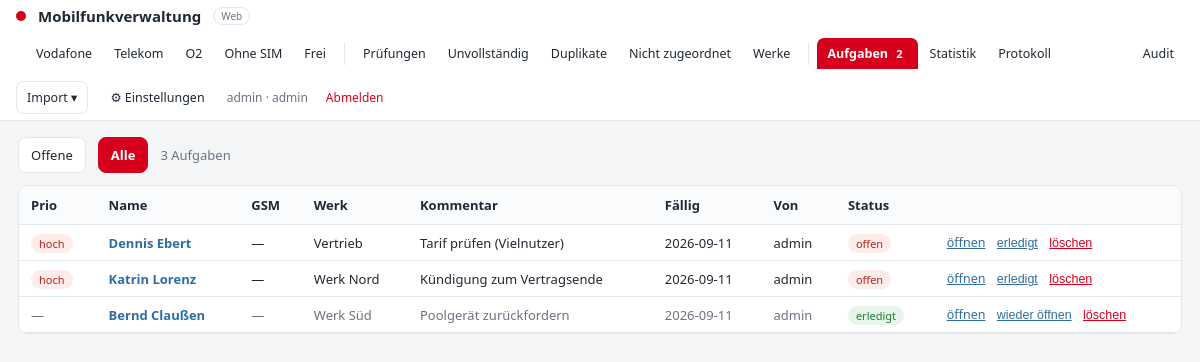
Page /aufgaben?show=alle (signed in) on the committed database.
### backend/webapp/models.py (models this page shows)
class Task(Base):
    __tablename__ = "tasks"
    id             = Column(Integer, primary_key=True)
    participant_id = Column(Integer)
    name           = Column(Text)
    gsm            = Column(Text)
    plant          = Column(Text)
    konto          = Column(Text)
    tarif          = Column(Text)
    kommentar      = Column(Text)
    erledigt       = Column(Integer, default=0)
    created_by     = Column(Text)
    created_at     = Column(Text)
    done_at        = Column(Text)
    faellig_am     = Column(Text)
    prioritaet     = Column(Integer, default=0)

### backend/webapp/blueprints/tasks.py (the view)
@bp.route("/aufgaben")
@login_required
def list_tasks():
    show = request.args.get("show", "offen")
    db = SessionLocal()
    try:
        q = db.query(Task)
        if show != "alle":
            q = q.filter(Task.erledigt == 0)
        no_due = case((Task.faellig_am.is_(None), 1), (Task.faellig_am == "", 1), else_=0)
        tasks = q.order_by(Task.erledigt, Task.prioritaet.desc(), no_due,
                           Task.faellig_am, Task.created_at.desc()).all()
    finally:
        db.close()
    return render_template("tasks/list.html", tasks=tasks, show=show,
                           active_tab="aufgaben", today=svc.now_str()[:10])

### backend/webapp/security.py (called while the page is built)
def current_user():
    return session.get("user")

def can(permission: str) -> bool:
    u = current_user()
    if not u:
        return False
    role = u.get("role")
    if permission == "read":
        return True
    if permission == "write":
        return role in ("write", "admin")
    if permission in ("delete", "admin"):
        return role == "admin"
    return False

def login_required(fn):
    @wraps(fn)
    def wrapper(*args, **kwargs):
        if not current_user():
            return redirect(url_for("auth.login", next=request.path))
        return fn(*args, **kwargs)
    return wrapper

### backend/webapp/service.py (called while the page is built)
def now_str() -> str:
    return datetime.now().strftime("%Y-%m-%d %H:%M:%S")

### backend/webapp/templates/tasks/list.html (shortened to what this page needs)
{% extends "base.html" %}
{% block content %}
<div class="wrap">
  <div class="bar">
    <a class="btn {{ 'accent' if show != 'alle' else '' }}" href="{{ url_for('tasks.list_tasks', show='offen') }}">Offene</a>
    <a class="btn {{ 'accent' if show == 'alle' else '' }}" href="{{ url_for('tasks.list_tasks', show='alle') }}">Alle</a>
    <span id="count">{{ tasks|length }} Aufgaben</span>
  </div>
  <div class="tablecard">
    <div class="scroll">
      <table>
        <thead><tr>
          <th>Prio</th><th>Name</th><th>GSM</th><th>Werk</th><th>Kommentar</th>
          <th>Fällig</th><th>Von</th><th>Status</th><th></th>
        </tr></thead>
        <tbody>
          {% for t in tasks %}
          {% set overdue = t.faellig_am and t.faellig_am < today and not t.erledigt %}
          {% set duetoday = t.faellig_am == today and not t.erledigt %}
          <tr class="{{ 'overdue' if overdue else ('duetoday' if duetoday else '') }} {{ 'done' if t.erledigt else '' }}">
            <td>{% if t.prioritaet %}<span class="badge open">hoch</span>{% else %}—{% endif %}</td>
            <td>
              {% if t.participant_id %}
                <a class="rowlink" href="{{ url_for('participants.edit_participant', pid=t.participant_id) }}">{{ t.name or ('ID ' ~ t.participant_id) }}</a>
              {% else %}{{ t.name or '—' }}{% endif %}
            </td>
            <td>{{ t.gsm or '—' }}</td>
            <td>{{ t.plant or '—' }}</td>
            <td>{{ t.kommentar or '—' }}</td>
            <td>{{ t.faellig_am or '—' }}</td>
            <td>{{ t.created_by or '—' }}</td>
            <td>{% if t.erledigt %}<span class="badge ok">erledigt</span>{% else %}<span class="badge open">offen</span>{% endif %}</td>
            <td class="rowactions">
              {% if t.participant_id %}
              <a class="linkbtn" href="{{ url_for('participants.edit_participant', pid=t.participant_id) }}">öffnen</a>
              {% endif %}
              {% if can('write') %}
              <form method="post" action="{{ url_for('tasks.toggle_done', tid=t.id) }}" style="display:inline">
                <button class="linkbtn">{{ 'wieder öffnen' if t.erledigt else 'erledigt' }}</button>
              </form>
              <form method="post" action="{{ url_for('tasks.delete_task', tid=t.id) }}" style="display:inline"
                    onsubmit="return confirm('Aufgabe löschen?')">
                <button class="linkbtn danger">löschen</button>
              </form>
              {% endif %}
            </td>
          </tr>
          {% endfor %}
        </tbody>
      </table>
    </div>
  </div>
</div>
{% endblock %}

### backend/webapp/static/app.css (style rules this page uses)
:root { --bg:#f4f5f7; --card:#fff; --line:#e3e6ea; --fg:#1f2933; --dim:#6b7280; --accent:#d6001c; --head:#fafbfc; --hover:#f0f7ff; --ok-bg:#e6f4ea; --ok-fg:#1e7d34; --open-bg:#fdecea; --open-fg:#b3261e; }
* { box-sizing:border-box; }
body { margin:0; font-family:"Segoe UI",system-ui,sans-serif; background:var(--bg); color:var(--fg); }
.wrap { padding:16px 18px; }
.bar { display:flex; align-items:center; gap:12px; margin-bottom:12px; }
#count { color:var(--dim); font-size:13px; }
.tablecard { background:var(--card); border:1px solid var(--line); border-radius:10px; overflow:hidden; }
.scroll { max-height:calc(100vh - 175px); overflow:auto; }
table { border-collapse:collapse; width:100%; font-size:13px; }
thead th { position:sticky; top:0; background:var(--head); text-align:left; padding:10px 12px; border-bottom:1px solid var(--line); font-weight:600; white-space:nowrap; }
tbody td { padding:8px 12px; border-bottom:1px solid var(--line); white-space:nowrap; }
.badge { font-size:11px; padding:2px 8px; border-radius:10px; }
.badge.ok { background:var(--ok-bg); color:var(--ok-fg); }
.badge.open { background:var(--open-bg); color:var(--open-fg); }
.btn { display:inline-block; padding:8px 12px; border:1px solid var(--line); border-radius:8px; background:var(--card); color:var(--fg); font-size:13px; text-decoration:none; cursor:pointer; }
.btn.accent { background:var(--accent); color:#fff; border-color:var(--accent); font-weight:600; }
tr.done td { color:var(--dim); }
.rowactions { white-space:nowrap; }
.linkbtn { background:none; border:0; color:#2E6DA4; cursor:pointer; font-size:12.5px; padding:2px 4px; text-decoration:underline; }
.linkbtn.danger { color:var(--accent); }
.rowlink { color:#2E6DA4; text-decoration:none; font-weight:600; }

### rows in the picture
Task: prioritaet "hoch", name "Dennis Ebert", gsm "—", plant "Vertrieb", kommentar "Tarif prüfen (Vielnutzer)", faellig_am "2026-09-11", created_by "admin", shows "offen", erledigt "erledigt"
Task: prioritaet "hoch", name "Katrin Lorenz", gsm "—", plant "Werk Nord", kommentar "Kündigung zum Vertragsende", faellig_am "2026-09-11", created_by "admin", shows "offen", erledigt "erledigt"
Task: name "Bernd Claußen", gsm "—", plant "Werk Süd", kommentar "Poolgerät zurückfordern", faellig_am "2026-09-11", created_by "admin", shows "erledigt", erledigt "wieder öffnen"

### other values in the picture
{{ label }} "Vodafone" "Telekom" "O2" "Ohne SIM" "Frei"
{{ open_task_count }} "2"
{{ current_user.username }} "admin"
{{ current_user.role }} "admin"
{{ tasks|length }} "3"
